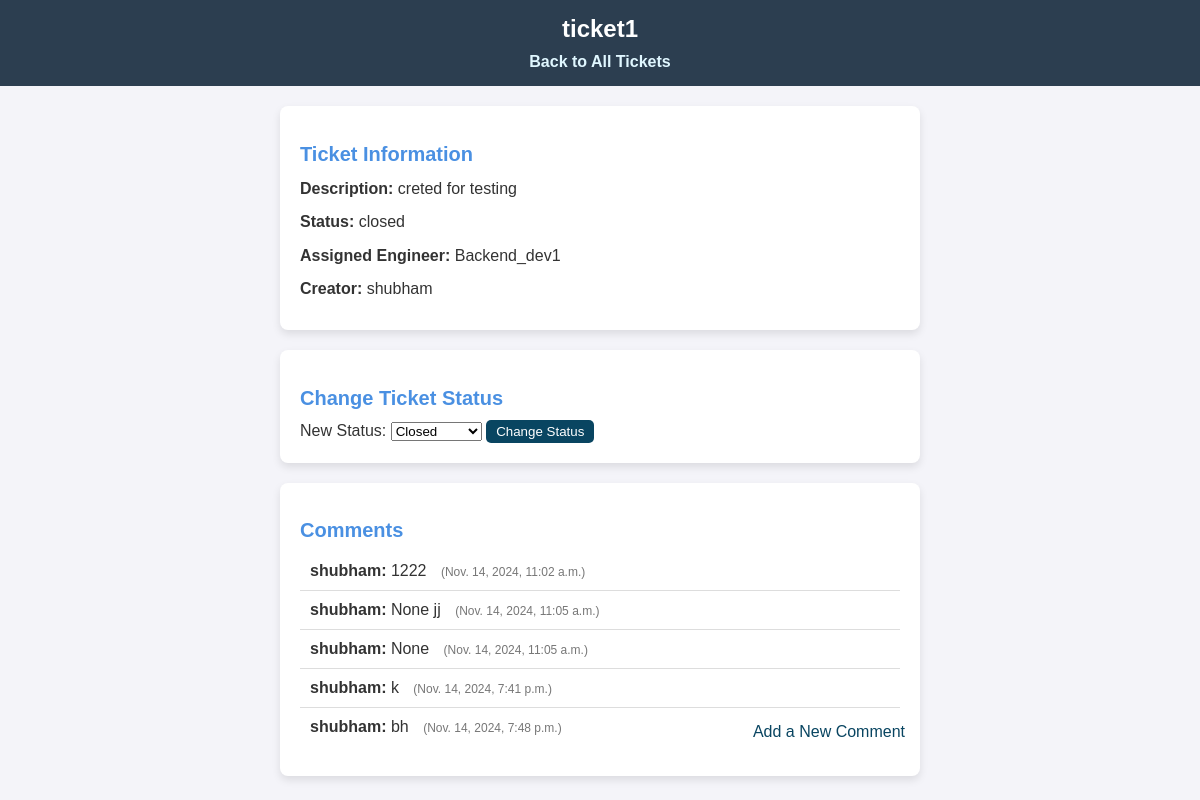
Page /tickets/tickets/1/ on the earlier database version.
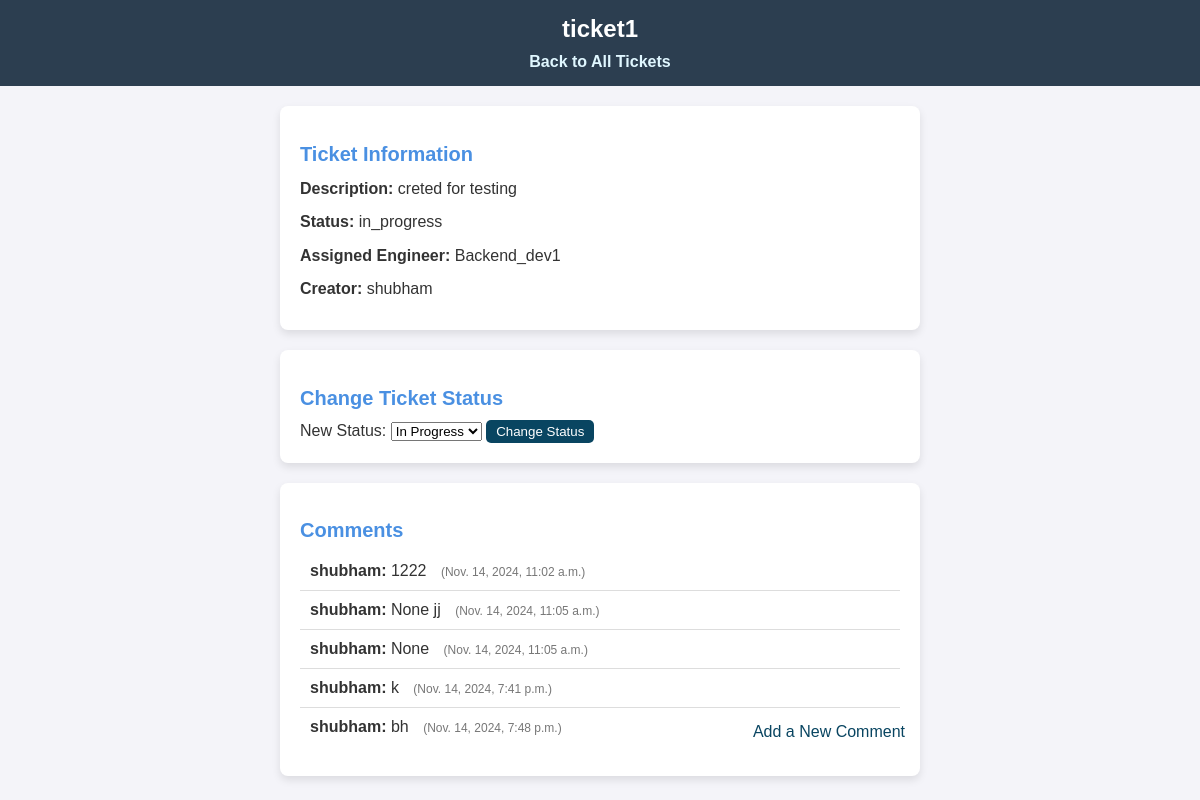
Same page on the later database version.
### backend/models.py (models this page shows, shortened)
class Ticket(models.Model):
    OPEN = 'Open'
    IN_PROGRESS = 'In Progress'
    CLOSED = 'Closed'
    STATUS_CHOICES = [
        (OPEN, 'Open'),
        (IN_PROGRESS, 'In Progress'),
        (CLOSED, 'Closed'),
    ]
    title = models.CharField(max_length=255)
    description = models.TextField()
    Name_of_creator = models.ForeignKey(User, on_delete=models.CASCADE, related_name='created_tickets')
    assigned_engineer = models.ForeignKey(User, on_delete=models.SET_NULL, null=True, blank=True, related_name='assigned_tickets')
    status = models.CharField(max_length=50, choices=STATUS_CHOICES, default=OPEN)
    timestamp = models.DateTimeField(auto_now_add=True)

### backend/views.py (the view)
# urls.py: path('tickets/<int:ticket_id>/', views.ticket_detail, name='ticket_detail'),
def ticket_detail(request,ticket_id):
    ticket = get_object_or_404(Ticket, id=ticket_id)
    if request.method == 'POST':
        new_status = request.POST.get('status')
        if new_status in ['open', 'in_progress', 'closed']:
            ticket.status = new_status
            ticket.save()
        return redirect('list_ticket')
    return render(request, 'tickets/ticket_detail.html', {'ticket': ticket})

### backend/templates/tickets/ticket_detail.html (shortened to what this page needs)
<!DOCTYPE html>
<html lang="en">
<head>
</head>
<body>
    <header>
        <h1>{{ ticket.title }}</h1>
        <nav>
            <ul>
                <li><a href="{% url 'list_ticket' %}">Back to All Tickets</a></li>
            </ul>
        </nav>
    </header>
    <section>
        <h2>Ticket Information</h2>
        <p><strong>Description:</strong> {{ ticket.description }}</p>
        <p><strong>Status:</strong> {{ ticket.status }}</p>
        <p><strong>Assigned Engineer:</strong> {{ ticket.assigned_engineer }}</p>
        <p><strong>Creator:</strong> {{ ticket.Name_of_creator }}</p>
    </section>
    <section class="status-change">
        <h2>Change Ticket Status</h2>
        <form method="post">
            <label for="status">New Status:</label>
            <select name="status" id="status">
                <option value="in_progress" {% if ticket.status == "in_progress" %}selected{% endif %}>In Progress</option>
                <option value="closed" {% if ticket.status == "closed" %}selected{% endif %}>Closed</option>
            </select>
            <button type="submit" style="background-color: #094561; color: white; border: none; padding: 4px 10px; border-radius: 5px; cursor: pointer;">
                Change Status
            </button>
        </form>
    </section>
    <section class="comment-section">
        <h2>Comments</h2>
        <ul>
            {% for comment in ticket.comments.all %}
                <li>
                    <strong>{{ comment.user }}:</strong> {{ comment.comment_text }}
                    <span>({{ comment.timestamp }})</span>
                </li>
            {% empty %}
                <li class="no-comments">No comments yet.</li>
            {% endfor %}
        </ul>
        <a href="{% url 'add_comment' ticket.id %}" class="add-comment-button">Add a New Comment</a>
    </section>
</body>
</html>

Differences in the rows shown:
changed Ticket "ticket1": status "closed" → "in_progress"; status "Closed" → "In Progress"
